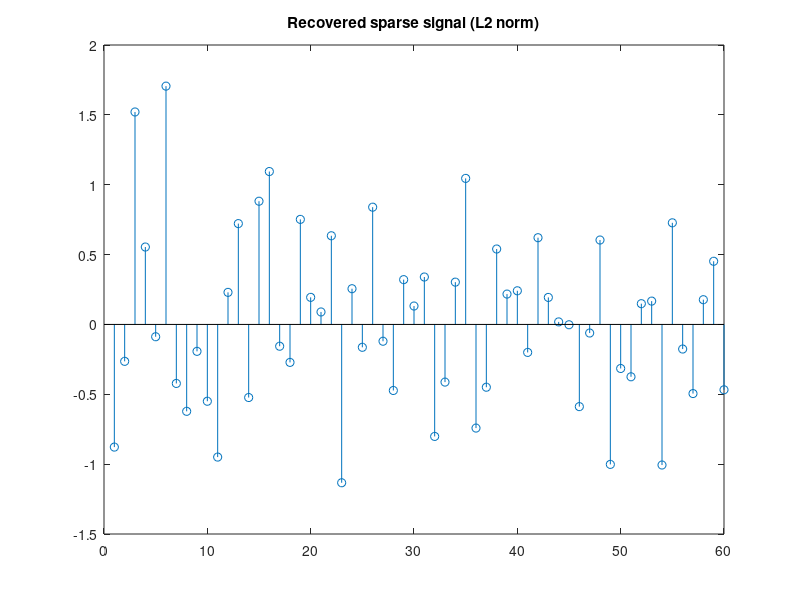
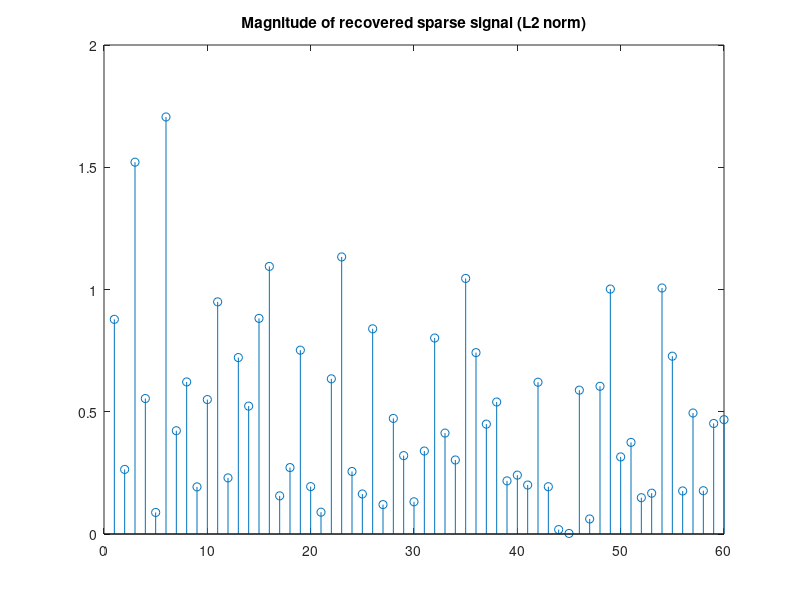

Write the MATLAB code that produced these figures, in order.
clc;clear;close all;

%% load Data :

load('hw5.mat')
[M, N] = size(D);

%% Subset Selection Method , minimize Norm 0 
N0 = 3;
tic;
% iterate over all possible N0-sparse subsets of s
max_err = Inf;
for subset = combnk(1:N, N0).' % generate all possible subsets of size N0
    Dsubset = D(:, subset);
    if rank(Dsubset) < N0 % skip linearly dependent subsets
        continue;
    end
    s_temp = Dsubset \ x;
    err_temp = norm(x - Dsubset * s_temp);
    if err_temp < max_err % update if found a better subset
        s = zeros(N, 1);
        s(subset) = s_temp;
        max_err = err_temp;
    end
end
disp(['Subset Selection , minimize norm 0 : s = [' num2str(s(:).') '], error = ' num2str(max_err)])
nz_idx = find(s);
disp(['Non-zero elements: ' num2str(s(nz_idx).')])
disp(['Positions: ' sprintf('%d ', nz_idx)])
toc;

%% L2 norm, minimize ||s||_2^2
tic;
s = pinv(D) * x;
err = norm(x - D * s);
disp(['L2 norm, minimize ||s||_2^2: s = [' num2str(s(:).') '], error = ' num2str(err)])
nz_idx = find(s);
disp(['Non-zero elements: ' num2str(s(nz_idx).')])
disp(['Positions: ' sprintf('%d ', nz_idx)])
toc;
% plot s_hat
figure;
stem(s);
title('Recovered sparse signal (L2 norm)');
% check if s is sparse
figure;
stem(abs(s));
title('Magnitude of recovered sparse signal (L2 norm)');

%% MP
%% MP ( Known No ) :
N0 = 3;
tic;
x_mp = x;
posMP = zeros(1,N0);
sMP = zeros(N,1);
for i = 1:N0
   ro = x_mp'*D;
   [~,posMP(i)] = max(abs(ro));
   sMP(posMP(i)) = ro(posMP(i));
   x_mp = x_mp - sMP(posMP(i))*D(:,posMP(i));
end
disp('MP for Known N0:');
disp(['Non-zero elements: ' num2str(sMP(posMP).')])
disp(['Positions: ' sprintf('%d ', posMP)])
disp(['Error: ', num2str(norm(x-D*sMP))])
disp(['Run Time: ', num2str(toc), ' seconds'])

%% MP ( UnKnown No ) :
N0_max = 10; % maximum expected value of N0
x_mp1 = x;
posMP = zeros(1,N0_max);
sMP = zeros(N,1);
max_err = Inf;
for N0 = 1:N0_max
    ro = x_mp1' * D;
    [~, pos] = max(abs(ro));
    posMP(N0) = pos;
    s_temp = pinv(D(:, posMP(1:N0))) * x;
    err_temp = norm(x - D(:, posMP(1:N0)) * s_temp);
    if err_temp < max_err
        sMP(posMP(1:N0)) = s_temp;
        max_err = err_temp;
    end
    x_mp1 = x - D(:, posMP(1:N0)) * sMP(posMP(1:N0));
    if norm(x_mp1) < 1e-1 % stop iteration if residual is too small
        break;
    end
end
sMP = sMP(posMP(1:N0)); % trim the sMP vector to remove zeros
posMP = posMP(1:N0); % trim the posMP vector to remove zeros
disp('MP with unknown N0:')
disp(['Non-zero elements: ' num2str(sMP.')])
disp(['Positions: ' sprintf('%d ', posMP)])

%% OMP 
%% OMP algorithm for known sparsity N0
tic;
N0 = 3
x1 = x;
posOMP = zeros(1,N0);
sOMP = zeros(N,1);
for i=1:N0
   ro = x1'*D;
   [~,posOMP(i)] = max(abs(ro));
   Dsub = D(:,posOMP(1:i));
   sOMP_sub = pinv(Dsub)*x;
   sOMP(posOMP(1:i)) = sOMP_sub(1:i);
   x1 = x - Dsub*sOMP_sub;
end
disp('OMP with known N0 :');
disp(['Non-zero elements: ' num2str(sOMP(find(sOMP~=0))')])
disp(['Error: ' num2str(norm(x-D*sOMP))]);
toc;

%% OMP using IHT algorithm for unknown N0
% Initialize parameters
tol = 1e-4;
max_iter = 1000;
s_omp = zeros(N, 1);
residual = x;

% Main loop
for i = 1:max_iter
    % Compute correlation of residual with dictionary
    corr = abs(D' * residual);
    
    % Find index with maximum correlation
    [~, index] = max(corr);
    
    % Add index to support
    support = unique([find(s_omp); index]);
    
    % Compute least-squares solution for current support
    s_omp(support) = pinv(D(:, support)) * x;
    
    % Compute new residual
    residual = x - D * s_omp;
    
    % Check stopping criterion
    if norm(residual) < tol
        break;
    end
end

% Print results
disp('OMP using IHT algorithm for unknown N0:')
disp(['Number of iterations: ' num2str(i)])
disp(['Non-zero elements: ' num2str(length(find(s_omp ~= 0)))])
disp(['Non-zero elements: ' num2str(s_omp(find(s_omp ~= 0))')])
disp(['Error: ' num2str(norm(x - D * s_omp))])

%% BP
%% BP using linear programming
tic 
f = ones(2 * N, 1); % objective function
Aeq = [D, -D]; % equality constraints
beq = x;
lb = zeros(2 * N, 1); % lower bound for variables
yhat = linprog(f, [], [], Aeq, beq, lb, []); % solve linear program
splus = yhat(1:N); % extract splus and sminus
sminus = yhat(N+1:end);
sBP = splus - sminus; % reconstruct sparse signal
posBP = find(abs(sBP) > 0.01)'; % find non-zero elements
disp('BP:')
disp(['Non-zero elements: ' num2str(sBP(posBP)')]) % display non-zero elements
disp(['Positions: ' num2str(posBP)]) % display positions
disp(['Runtime: ' num2str(toc) ' seconds']) % display runtime

%% IRLS : 
% initialize weights and set maximum iterations
w = ones(N,1); % initialize weights with ones of size N
ITRmax = 100; % set the maximum iteration

% initialize variables
sIRLS = zeros(N,1); % initialize sIRLS with zeros of size N
sIRLS_prev = zeros(N, 1); % initialize sIRLS_prev with zeros of size N
y = zeros(M,1); % initialize y with zeros of size M
tic 

% iterate until maximum iterations or convergence
for itr = 1:ITRmax
W = diag(w); % create a diagonal matrix W with the weight vector w
y = pinv(D*(W^-1))*x; % compute y using the Moore-Penrose pseudoinverse of the product of D and the inverse of W, and the input data x
sIRLS = y./sqrt(w); % update sIRLS with the element-wise division of y by the square root of w

% update weights
for n = 1:N % for each element of the weight vector
    if abs(sIRLS(n)) < eps % if the absolute value of the corresponding sIRLS element is less than the deviation eps
        w(n) = 1e10; % set the weight to a large value
        sIRLS(n) = 0; % set the corresponding sIRLS element to zero
    elseif abs(sIRLS(n)) > 1e6 % if the absolute value of the corresponding sIRLS element is greater than 1e6
        w(n) = 1e-10; % set the weight to a small value
    else % otherwise
        w(n) = 1./abs(sIRLS(n)); % update the weight with the inverse of the absolute value of the corresponding sIRLS element
    end
end

% check for convergence
if norm(sIRLS - sIRLS_prev) < eps % if the L2-norm of the difference between the current and previous sIRLS vectors is less than the deviation eps
    break % exit the loop
else % otherwise
    sIRLS_prev = sIRLS; % update the previous sIRLS vector
end
end

% display results
posIRLS = find(abs(sIRLS) > 0.1)'; % find the indices of the non-zero elements of sIRLS
fprintf('IRLS:\n');
fprintf('Non-zero elements of S:\n');
fprintf('%d ', posIRLS); % display the indices of the non-zero elements of sIRLS
fprintf('\n');
fprintf('Values of non-zero elements of S:\n');
fprintf('%.2f ', sIRLS(posIRLS)); % display the values of the non-zero elements of sIRLS
fprintf('\n');
fprintf('Runtime: %.4f seconds\n', toc); % display the elapsed time
fprintf('Error: %.4f\n', norm(x - D*sIRLS)); % display the error between the input data x and the estimated sparse signal DsIRLS